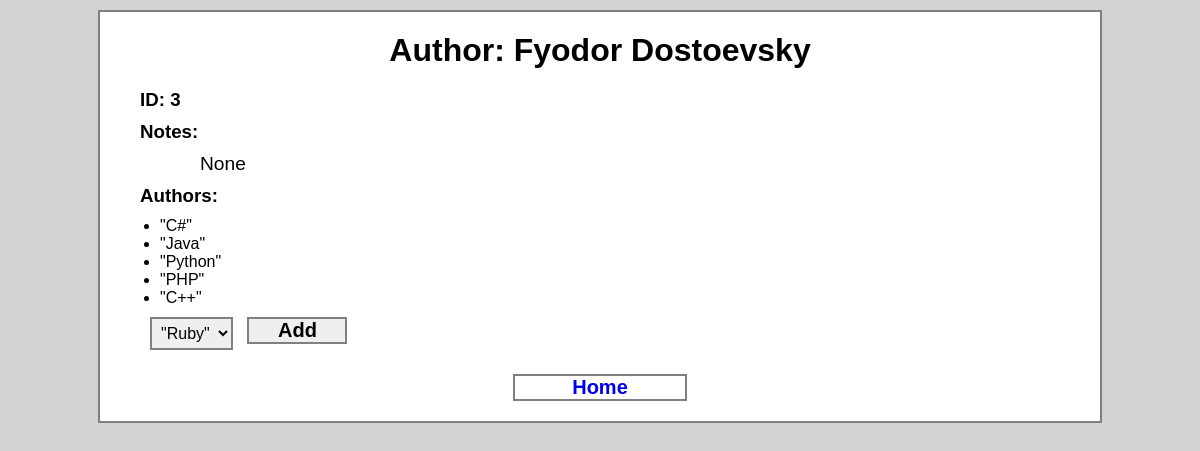
The app's page /authors/3, older data.
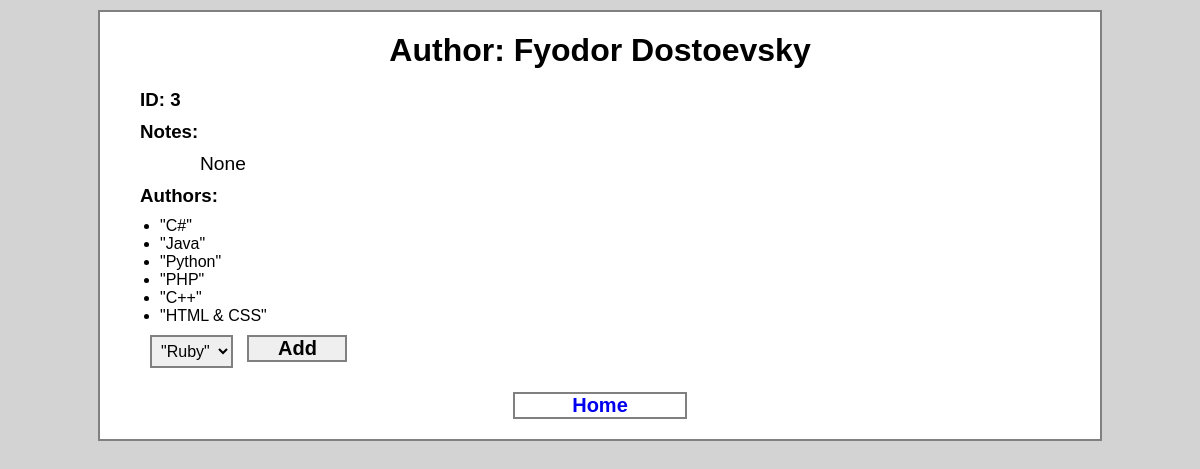
The same page, newer data.
### books_authors_app/models.py (models this page shows)
class Book(models.Model):
    title = models.CharField(max_length=255)
    desc = models.TextField(null=True)
    created_at = models.DateTimeField(auto_now_add=True)
    updated_at = models.DateTimeField(auto_now=True)

### books_authors_app/views.py (the view)
# urls.py: path('authors/<int:author_id>', views.author_page),
def author_page(request, author_id):
    context = {
        'this_author': Author.objects.get(id=author_id),
        'all_books': Book.objects.all(),
    }
    return render(request, 'author_page.html', context)

### books_authors_app/templates/author_page.html (shortened to what this page needs)
<!DOCTYPE html>
<html lang="en">
<head>
    {% load static %}
    <link rel="stylesheet" href="{% static 'css/ba_style.css' %}">
</head>
<body>
    <div class="mainwrapper">
        <h1>Author: {{ this_author.first_name }} {{ this_author.last_name }}</h1>
        <h3>ID:  {{ this_author.id }}</h3>
        <h3>Notes:</h3>
        <p id="desc">{{ this_author.notes }}</p>
        <h3>Authors:</h3>
        <ul>
            {% for book in this_author.books.all %}
            <li>"{{ book.title }}"</li>
            {% endfor %}
        </ul>
        <form action="/authors/{{ this_author.id }}/add_book_to_author/" method="POST">
            <select name="add_this_book" id="add_this_book">
                {% for book in all_books %}
                    {% if book not in this_author.books.all %}
                    <option value={{book.id}}>"{{ book.title }}"</option>
                    {% endif %}
                {% endfor %}
            </select>
            <input id="addButton" type="submit" value="Add">
        </form>
        <a id="home" href="/">Home</a>
    </div>
</body>
</html>

Row changes from the older to the newer data that the page shows:
added Book: title "HTML & CSS"
